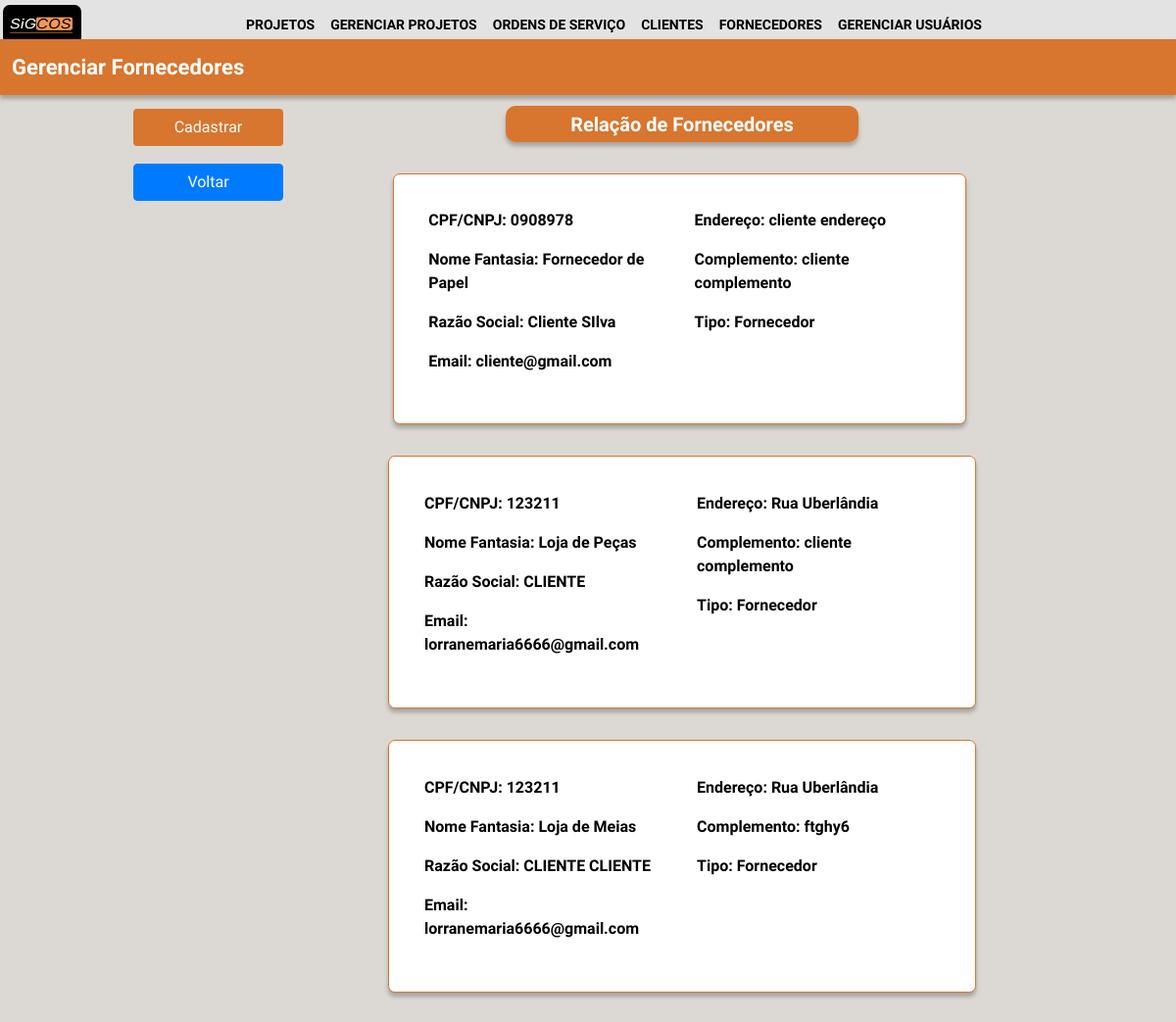
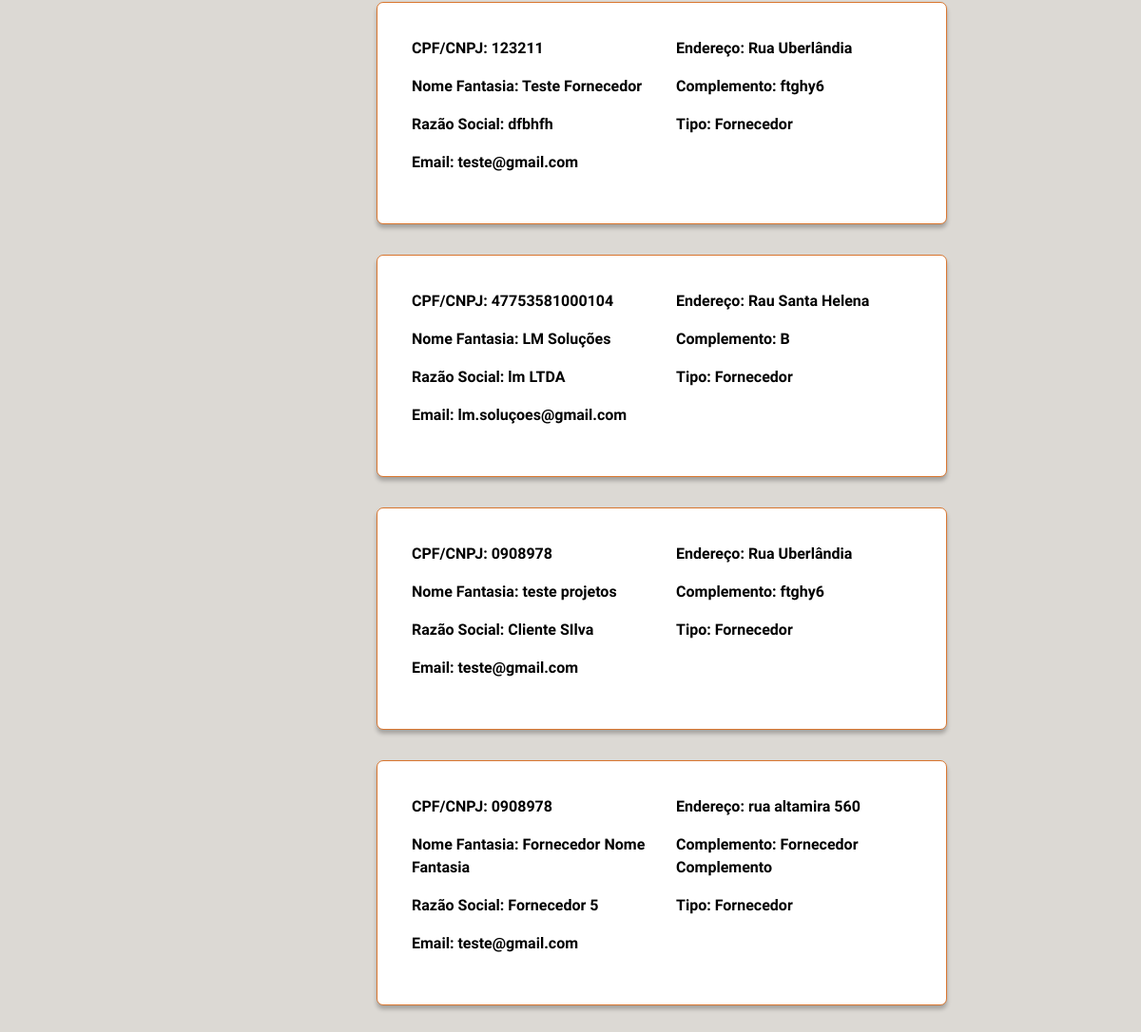
The app's page /lista_fornecedores/ (signed in) with its own data (2 pictures, top to bottom).
### login/models.py (models this page shows, shortened)
class fornecedores_clientes (models.Model):
    cpf_cnpj=models.CharField(max_length=255)
    razão_social=models.CharField(max_length=255)
    nome_fantasia=models.CharField(max_length=255)
    rg=models.CharField(max_length=255)
    endereço=models.CharField(max_length=255)
    email=models.CharField(max_length=255)
    complemento=models.CharField(max_length=255)
    tipo=models.CharField(max_length=255)
    pais=models.CharField(max_length=255)
    criado_em = models.DateTimeField(auto_now_add=True)
    atualizado_em = models.DateTimeField(auto_now=True)

### login/views.py (the view)
# urls.py: path('lista_fornecedores/', lista_fornecedores, name = "lista_fornecedores"),
@group_required("setor_financeiro","diretor")
def lista_fornecedores(request):
    lista_fornecedores_clientes = fornecedores_clientes.objects.filter(tipo = "Fornecedor")
    return render(request, 'financeiro/lista_fornecedores.html', {'lista_fornecedores_clientes': lista_fornecedores_clientes})

### login/autentic.py (called while the page is built)
def group_required(*group_names):
    def in_groups(u):
        if u.is_authenticated:
            if bool(u.groups.filter(name__in=group_names)) | u.is_superuser:
                return True
        return False
    return user_passes_test(in_groups, login_url='autentic_necessaria')

### login/templates/financeiro/lista_fornecedores.html (shortened to what this page needs)
{% extends 'base.html' %}
{%load static%}
{% block content %}
<link rel="stylesheet" href="https://cdn.jsdelivr.net/npm/bootstrap@4.0.0/dist/css/bootstrap.min.css">
<link rel="stylesheet" href="{% static 'css/lista_cf.css' %}">
<body style="background-color:  #dcd9d4;">
    <div class="retangulo fixed-top" style="margin-top: 3.3%;">
        <div id="ret1">Gerenciar Fornecedores</div>
    </div>
    <div class="relacao" style = "margin-top: 9%;">
        <div id="ret2">Relação de Fornecedores</div>
    </div>
    <div class="buttonfixed">
        <nav class="navbar fixed-top" style="margin-top: 10%;">
            <div class="buttons">
                <a href="/financeiro/"> <button id="btnAdd" class="btn btn-laranja fixed-left">Cadastrar</button> </a>
                <a href="/inicio/"> <button id="btnEdit" class="btn btn-primary">Voltar</button> </a>
            </div>
        </nav>
    </div>
    <div class="container-fluid">
        {% for fornecedor in lista_fornecedores_clientes %}
        <div class="MarginButton" style="margin-top: 2%;">
            <a href="/fornecedor/{{fornecedor.id}}">
                <button class="button_acess" type="submit">
                    <div class="row">
                        <div class="col">
                            <p>CPF/CNPJ: {{fornecedor.cpf_cnpj}}</p>
                            <p>Nome Fantasia: {{fornecedor.nome_fantasia}}</p>
                            <p>Razão Social: {{fornecedor.razão_social}}</p>
                            <p">Email: {{fornecedor.email}}</p>
                        </div>
                        <div class="col">
                            <p>Endereço: {{fornecedor.endereço}}</p>
                            <p>Complemento: {{fornecedor.complemento}}</p>
                            <p>Tipo: {{fornecedor.tipo}}</p>
                        </div>
                    </div>
                </button>
            </a>
        </div>
    </div>
{% endfor %}
</body>
{% endblock%}

### login/static/css/navbar.css (style rules this page uses)
body { background-color: #aaa9a9; font-family: 'Inder', sans-serif; }

### login/static/css/lista_cf.css (style rules this page uses)
* { margin: 0; box-sizing: border-box; font-family: 'Inder', sans-serif; }
body { background-color: #dcd9d4; }
a { text-decoration: none; }
.retangulo { display: grid; grid-template-columns: 1fr 1fr 1fr 1fr; grid-template-areas: "ret1 ret1 ret1 ret1"; width: 100vw; color: white; box-shadow: 0px 4px 4px rgba(0, 0, 0, 0.25); }
.relacao { display: grid; margin-top: 10rem; margin-bottom: 2rem; margin-left: 43%; border-radius: 10px; grid-template-columns: 1fr 1fr 1fr 1fr; grid-template-areas: "ret1 ret1 ret1 ret1"; width: 30vw; box-shadow: 0px 4px 4px rgba(0, 0, 0, 0.25); }
#ret2 { font-size: 20px; position: relative; border-radius: 10px; font-weight: bold; text-align: center; background-color: #D8752E; color: #ffffff; grid-area: ret1; padding: 1%; }
#ret1 { font-size: 22px; font-weight: bold; text-align: left; background-color: #D8752E; grid-area: ret1; padding: 1%; }
.button_acess { position: relative; display: grid; border-radius: 7px; margin-left: 33%; margin-bottom: 2rem; width: 50%; text-align: left; font-weight: bold; font-size: 16px; padding: 3%; background-color: #ffffff ; border: 1px solid #D8752E; color: #000000; box-shadow: 0px 4px 4px rgba(0, 0, 0, 0.25); }
.buttons { position: absolute; margin-left: 10%; margin-top: 5%; text-align: left; width: 15%; }
.btn-laranja { color: white; background-color: #D8752E; width: 85%; }
.btn-primary { margin-top: 10%; width: 85%; }

### records on screen
fornecedores_clientes: cpf_cnpj "0908978", nome_fantasia "Fornecedor de Papel", razão_social "Cliente SIlva", email "cliente@gmail.com", endereço "cliente endereço", complemento "cliente complemento", tipo "Fornecedor"
fornecedores_clientes: cpf_cnpj "123211", nome_fantasia "Loja de Peças", razão_social "CLIENTE", email "lorranemaria6666@gmail.com", endereço "Rua Uberlândia", complemento "cliente complemento", tipo "Fornecedor"
fornecedores_clientes: cpf_cnpj "123211", nome_fantasia "Loja de Meias", razão_social "CLIENTE CLIENTE", email "lorranemaria6666@gmail.com", endereço "Rua Uberlândia", complemento "ftghy6", tipo "Fornecedor"
fornecedores_clientes: cpf_cnpj "123211", nome_fantasia "Teste Fornecedor", razão_social "dfbhfh", email "teste@gmail.com", endereço "Rua Uberlândia", complemento "ftghy6", tipo "Fornecedor"
fornecedores_clientes: cpf_cnpj "47753581000104", nome_fantasia "LM Soluções", razão_social "lm LTDA", email "lm.soluçoes@gmail.com", endereço "Rau Santa Helena", complemento "B", tipo "Fornecedor"
fornecedores_clientes: cpf_cnpj "0908978", nome_fantasia "teste projetos", razão_social "Cliente SIlva", email "teste@gmail.com", endereço "Rua Uberlândia", complemento "ftghy6", tipo "Fornecedor"
fornecedores_clientes: cpf_cnpj "0908978", nome_fantasia "Fornecedor Nome Fantasia", razão_social "Fornecedor 5", email "teste@gmail.com", endereço "rua altamira 560", complemento "Fornecedor Complemento", tipo "Fornecedor"
